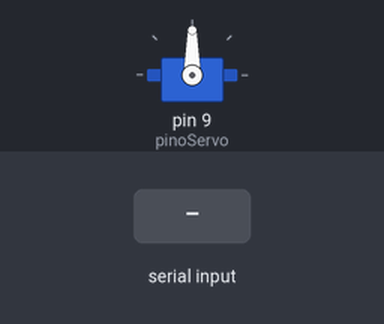
A sketch run on a simulated Arduino Uno, built with avr-gcc and run on an emulated ATmega328P. Shown: servo. The inputs (shaded band) are chosen by the test bench.

Above: at 1.2 s.
1.3 s: "30,150\n" received over Serial
At 3.2 s:
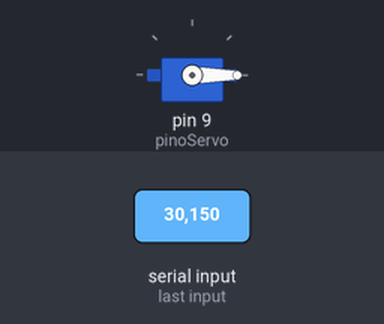
3.8 s: "90,45\n" received over Serial
At 4.6 s:
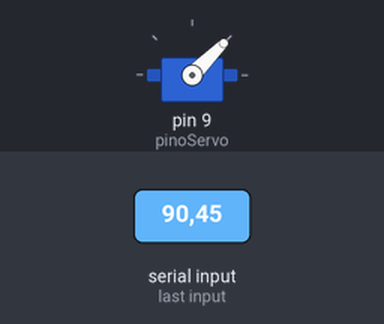
6.3 s: "200\n" received over Serial
At 7.1 s:
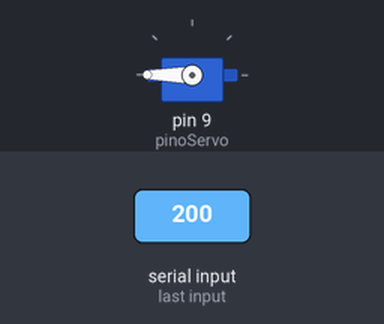
Timing chart, 0 to 9.3 s (numbered marks = the images above; inputs shaded):
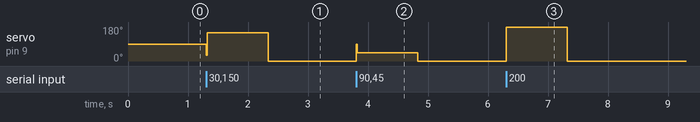

The sketch:

Servomotor_MonitorSerial.ino
```cpp
// C++ code
//
#include <Servo.h>
Servo myservo; //cria um objeto baseado na biblioteca Servo

int angulo = 0; //variável para ler o valor do angulo

#define pinoServo 9


void setup()
{
  myservo.attach(pinoServo); //Diz que o objeto "myservo" está ligado ao pino 9
  Serial.begin(9600);

}

void loop()
{
  if (Serial.available() > 0) {
  angulo = Serial.parseInt(); //Lê o valor inteiro enviado pelo monitor serial
  myservo.write(angulo);      // Comando para mandar o servo para posição determinada pelo usuário
  delay(15);                  //Espera de 15ms para o servo se mover para a posição  desejada
  }
}
```

Measured:
- after the input at 1.3 s, servo on pin 9 (pinoServo): 90° → 150° at once, → 0° 1.0 s later
- after the input at 3.8 s, servo on pin 9 (pinoServo): 0° → 45° at once, → 0° 1.0 s later
- after the input at 6.3 s, servo on pin 9 (pinoServo): 0° → 180° at once, → 0° 1.0 s later
